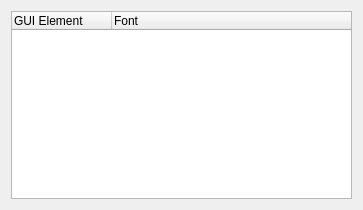
<?xml version="1.0" encoding="UTF-8"?>
<ui version="4.0" stdsetdef="1">
  <author></author>
  <comment></comment>
  <exportmacro></exportmacro>
  <class>PrefFontLayout</class>
  <widget class="QWidget" name="PrefFontLayout">
    <property name="geometry">
      <rect>
        <x>0</x>
        <y>0</y>
        <width>363</width>
        <height>210</height>
      </rect>
    </property>
    <property name="windowTitle">
      <string>Form4</string>
    </property>
    <layout class="QHBoxLayout">
      <item>
        <widget class="QTreeWidget" name="m_pList">
          <column>
            <property name="text">
              <string>GUI Element</string>
            </property>
            <property name="clickable">
              <bool>true</bool>
            </property>
            <property name="resizable">
              <bool>true</bool>
            </property>
          </column>
          <column>
            <property name="text">
              <string>Font</string>
            </property>
            <property name="clickable">
              <bool>true</bool>
            </property>
            <property name="resizable">
              <bool>false</bool>
            </property>
          </column>
        </widget>
      </item>
    </layout>
  </widget>
  <layoutdefault spacing="6" margin="11"/>
  <pixmapfunction>qPixmapFromMimeSource</pixmapfunction>
  <connections>
    <connection>
      <sender>m_pList</sender>
      <signal>itemActivated(QTreeWidgetItem*, int)</signal>
      <receiver>PrefFontLayout</receiver>
      <slot>slotItemSelected(QTreeWidgetItem*, int)</slot>
    </connection>
  </connections>
</ui>
